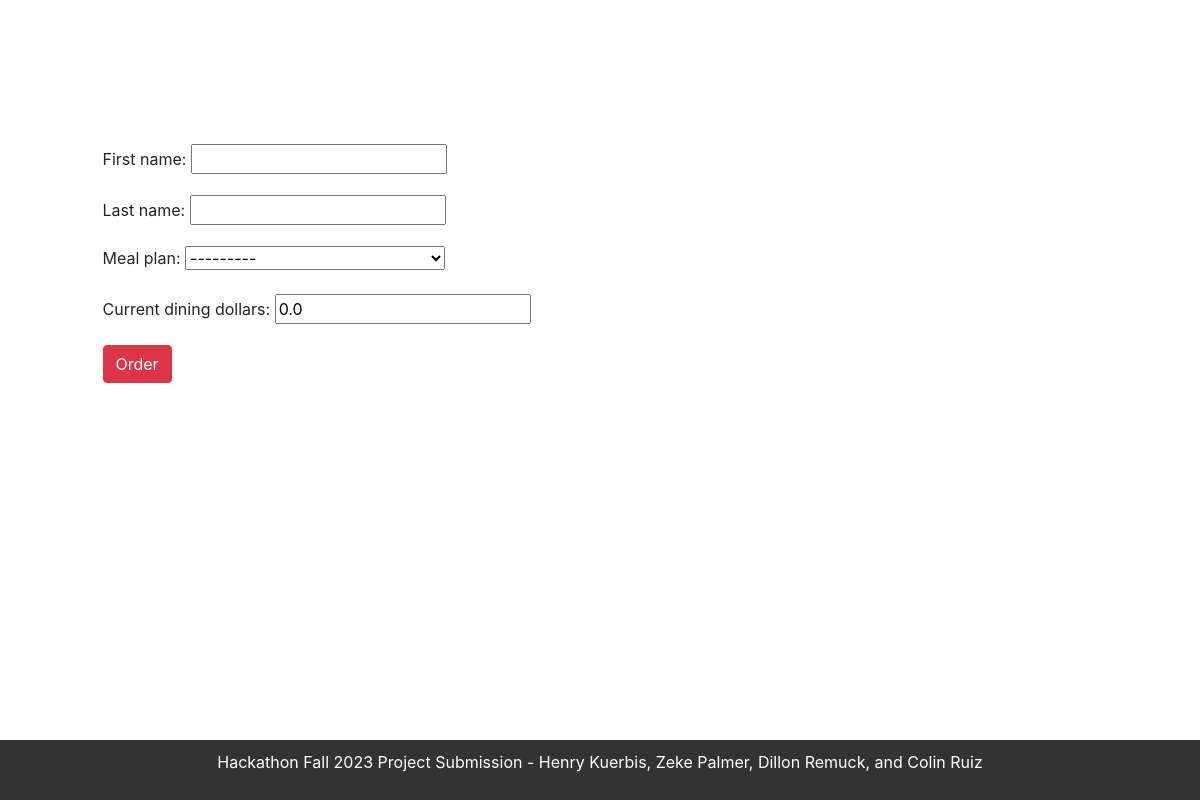
The app's page /update-profile/ (signed in), older data.
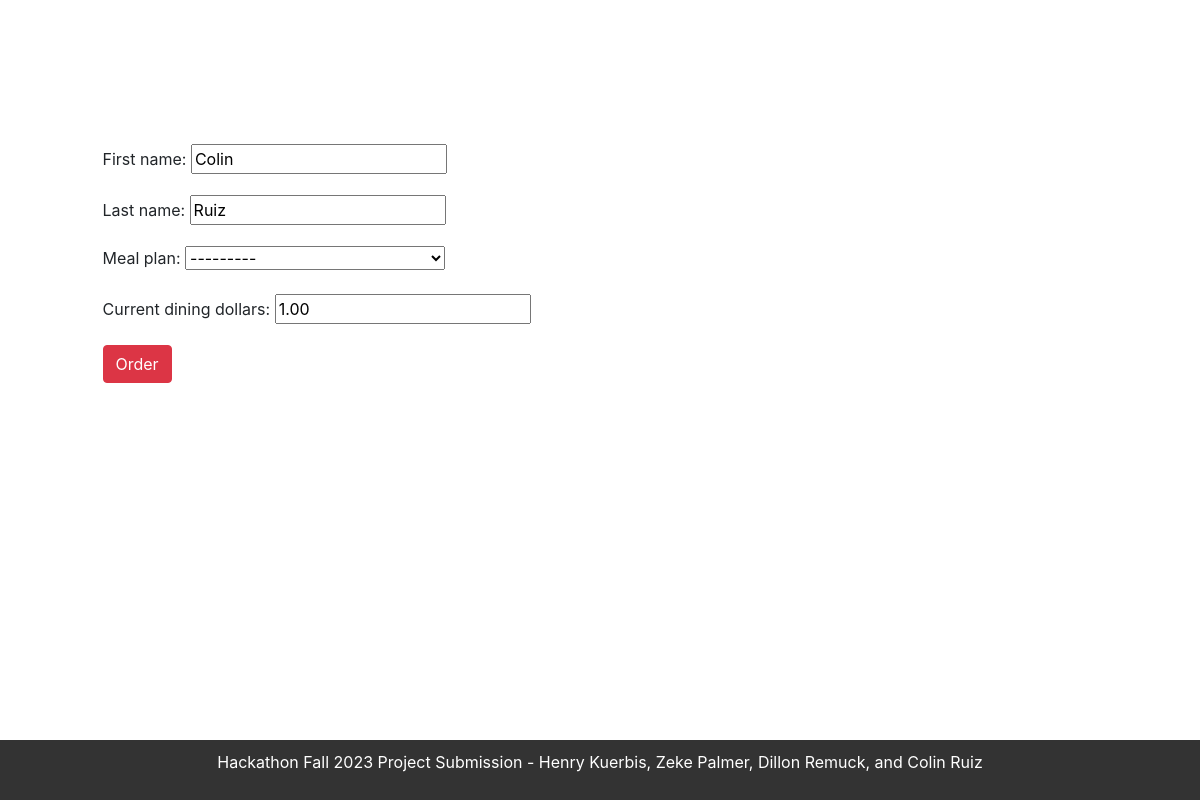
The same page, newer data.
### hack/models.py (models this page shows, shortened)
class UserProfile(models.Model):
    user = models.OneToOneField(User, on_delete=models.CASCADE)
    first_name = models.CharField(max_length=100)
    last_name = models.CharField(max_length=100)
    MEAL_PLANS = [
        ('All Access + $50 Dining Dollars', 'All Access + $50 Dining Dollars'),
        ('15 Meal + $160 Dining Dollars', '15 Meal + $160 Dining Dollars'),
        ('12 Meal + $210 Dining Dollars', '12 Meal + $210 Dining Dollars'),
        ('10 Meal + $400 Dining Dollars', '10 Meal + $400 Dining Dollars'),
    ]
    meal_plan = models.CharField(max_length=100, choices=MEAL_PLANS)
    current_dining_dollars = models.DecimalField(max_digits=10, decimal_places=2, default=0.0)

### hack/views.py (the view)
# urls.py: path('update-profile/', views.profile_update, name='profile_update'),
def profile_update(request):
    try:
        instance = UserProfile.objects.get(user=request.user)
    except UserProfile.DoesNotExist:
        instance = None
    if request.method == 'POST':
        form = UserProfileForm(request.POST, instance=instance)
        if form.is_valid():
            profile = form.save(commit=False)
            profile.user = request.user
            profile.save()
            return HttpResponseRedirect(reverse('profile_update'))
    else:
        form = UserProfileForm(instance=instance)
    return render(request, 'path_to_template.html', {'form': form})

### hack/Forms.py
class UserProfileForm(forms.ModelForm):
    class Meta:
        model = UserProfile
        fields = ['first_name', 'last_name', 'meal_plan', 'current_dining_dollars']

### hack/templates/path_to_template.html (shortened to what this page needs)
<!DOCTYPE html>
<html lang="en">
<head>
    <link rel="stylesheet" href="https://maxcdn.bootstrapcdn.com/bootstrap/4.5.2/css/bootstrap.min.css">
</head>
<body>
    <br>
    <br>
    <br>
    <br>
    <br>
    <br>
    <div class="row">
        <div class="col offset-1">
            <form method="post">
                {{ form.as_p }}
                <a href="{% url 'order' %}" class="btn btn-danger btn-md">Order</a>
            </form>
        </div>
    </div>
    <footer class="text-center">
        <p>Hackathon Fall 2023 Project Submission - Henry Kuerbis, Zeke Palmer, Dillon Remuck, and Colin Ruiz</p>
    </footer>
</body>
</html>

### hack/templates/path_to_template.html (style rules this page uses)
body { background-image: url('https://s28151.pcdn.co/offices/marketing-and-communications/wp-content/blogs.dir/3/files/sites/106/2019/08/CU_Seal_Red_SM_60_75_v4-300x300.png'); background-position: center; background-attachment: fixed; background-repeat: no-repeat; background-color: rgba(255, 255, 255, 0.5); }
body::before { content: ""; position: absolute; top: 0; left: 0; width: 100%; height: 100%; background-color: rgba(255, 255, 255, 0.5); }
footer { position: absolute; bottom: 0; width: 100%; background-color: #333; color: #fff; text-align: center; padding: 10px 0; }

Row changes from the older to the newer data that the page shows:
added UserProfile: first_name "Colin", last_name "Ruiz", meal_plan "---------", current_dining_dollars "1.00"
Text that changed along with them:
form field meal_plan: "---------" → (not shown)
form field current_dining_dollars: "0.0" → (not shown)
